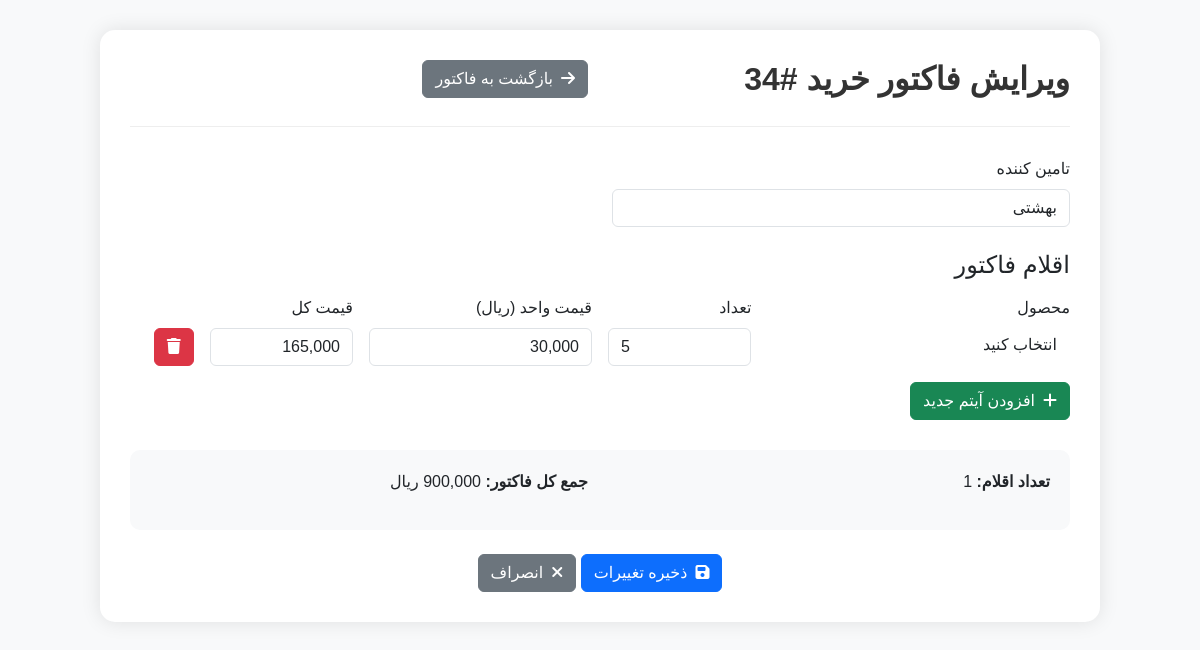
Screenshot of /edit_invoice.php?id=34 with the database file from the repository.
### tables this page shows
CREATE TABLE `purchase_invoices` (
  `id` int(11) NOT NULL,
  `userName` varchar(255) NOT NULL,
  `supplier_name` varchar(255) NOT NULL,
  `total_amount` decimal(10,0) NOT NULL,
  `created_at` timestamp NOT NULL DEFAULT current_timestamp(),
  `invoice_id` int(11) NOT NULL,
  `due_date` varchar(10) NOT NULL,
  `description` text DEFAULT NULL
);

CREATE TABLE `purchase_invoice_items` (
  `id` int(11) NOT NULL,
  `invoice_id` int(11) NOT NULL,
  `product_id` int(11) DEFAULT NULL,
  `product_name` varchar(255) NOT NULL,
  `product_brand` varchar(255) NOT NULL,
  `quantity` int(11) NOT NULL,
  `purchase_price` decimal(10,0) NOT NULL,
  `sale_price` decimal(10,0) NOT NULL,
  `total_price` decimal(10,0) NOT NULL
);

### edit_invoice.php (the view, shortened to what this page needs)
<?php
$host = 'localhost';
$db   = 'departem_test';
$user = 'departem_kakang';
$pass = 'mahdipass.2023';
$charset = 'utf8mb4';
$conn = new mysqli($host, $user, $pass, $db);
$conn->set_charset($charset);
$invoice_id = isset($_GET['id']) ? (int)$_GET['id'] : 0;
$invoice_query = "SELECT * FROM purchase_invoices WHERE id = $invoice_id";
$invoice_result = $conn->query($invoice_query);
$invoice = $invoice_result->fetch_assoc();
$items_query = "SELECT * FROM purchase_invoice_items WHERE invoice_id = $invoice_id";
$items_result = $conn->query($items_query);
$items = $items_result->fetch_all(MYSQLI_ASSOC);
?>
<!DOCTYPE html>
<html lang="fa" dir="rtl">
<head>
    <link rel="stylesheet" href="https://cdnjs.cloudflare.com/ajax/libs/font-awesome/6.4.0/css/all.min.css">
    <link href="https://cdn.jsdelivr.net/npm/bootstrap@5.3.0/dist/css/bootstrap.rtl.min.css" rel="stylesheet">
    <link href="https://cdn.jsdelivr.net/npm/select2@4.1.0-rc.0/dist/css/select2.min.css" rel="stylesheet" />
</head>
<body>
    <div class="container">
        <div class="invoice-container">
            <div class="invoice-header">
                <div class="row">
                    <div class="col-md-6">
                        <h2 class="invoice-title">ویرایش فاکتور خرید #<?= $invoice['id'] ?></h2>
                    </div>
                    <div class="col-md-6 text-start">
                        <a href="view_invoice.php?id=<?= $invoice['id'] ?>" class="btn btn-secondary">
                            <i class="fas fa-arrow-right me-2"></i>بازگشت به فاکتور
                        </a>
                    </div>
                </div>
            </div>
            <form method="post">
                <div class="row mb-4">
                    <div class="col-md-6">
                        <div class="form-group">
                            <label for="supplier_name" class="form-label">تامین کننده</label>
                            <input type="text" id="supplier_name" name="supplier_name" class="form-control"
                                   value="<?= htmlspecialchars($invoice['supplier_name']) ?>" required>
                        </div>
                    </div>
                </div>
                <h4 class="mb-3">اقلام فاکتور</h4>
                <div id="invoice-items">
                    <?php foreach ($items as $index => $item): ?>
                    <div class="item-row mb-3">
                        <div class="row g-3">
                            <div class="col-md-4">
                                <div class="form-group">
                                    <label class="form-label">محصول</label>
                                </div>
                            </div>
                            <div class="col-md-2">
                                <div class="form-group">
                                    <label class="form-label">تعداد</label>
                                    <input type="number" name="items[<?= $index ?>][quantity]" class="form-control"
                                           value="<?= $item['quantity'] ?>" min="1" required>
                                </div>
                            </div>
                            <div class="col-md-3">
                                <div class="form-group">
                                    <label class="form-label">قیمت واحد (ریال)</label>
                                    <input type="text" name="items[<?= $index ?>][purchase_price]" class="form-control price-input"
                                           value="<?= number_format($item['purchase_price']) ?>" required>
                                </div>
                            </div>
                            <div class="col-md-2">
                                <div class="form-group">
                                    <label class="form-label">قیمت کل</label>
                                    <input type="text" class="form-control total-price"
                                           value="<?= number_format($item['total_price']) ?>" readonly>
                                </div>
                            </div>
                            <div class="col-md-1 d-flex align-items-end">
                                <button type="button" class="btn btn-danger remove-item">
                                    <i class="fas fa-trash"></i>
                                </button>
                            </div>
                        </div>
                    </div>
                    <?php endforeach; ?>
                </div>
                <div class="row mb-4">
                    <div class="col-12">
                        <button type="button" id="add-item" class="btn btn-success">
                            <i class="fas fa-plus me-2"></i>افزودن آیتم جدید
                        </button>
                    </div>
                </div>
                <div class="total-section">
                    <div class="row">
                        <div class="col-md-6">
                            <p><strong>تعداد اقلام:</strong> <span id="items-count"><?= count($items) ?></span></p>
                        </div>
                        <div class="col-md-6 text-start">
                            <p><strong>جمع کل فاکتور:</strong> <span id="invoice-total"><?= number_format($invoice['total_amount']) ?></span> ریال</p>
                        </div>
                    </div>
                </div>
                <div class="text-center mt-4">
                    <button type="submit" class="btn btn-primary">
                        <i class="fas fa-save me-2"></i>ذخیره تغییرات
                    </button>
                    <a href="view_invoice.php?id=<?= $invoice['id'] ?>" class="btn btn-secondary">
                        <i class="fas fa-times me-2"></i>انصراف
                    </a>
                </div>
            </form>
        </div>
    </div>
</body>
</html>

### edit_invoice.php (style rules this page uses)
body { font-family: 'Vazirmatn', sans-serif; background-color: #f8f9fa; }
.invoice-container { max-width: 1000px; margin: 30px auto; background: #fff; padding: 30px; border-radius: 15px; box-shadow: 0 0 20px rgba(0,0,0,0.1); }
.invoice-header { border-bottom: 1px solid #eee; padding-bottom: 20px; margin-bottom: 30px; }
.invoice-title { color: #333; font-weight: 700; }
.total-section { background-color: #f8f9fa; padding: 20px; border-radius: 10px; margin-top: 30px; }

### rows the page displays
purchase_invoices: id "34", supplier_name "بهشتی", total_amount "900,000"
purchase_invoice_items: quantity "5", purchase_price "30,000", total_price "165,000"

### other values shown
count($items) "1"
